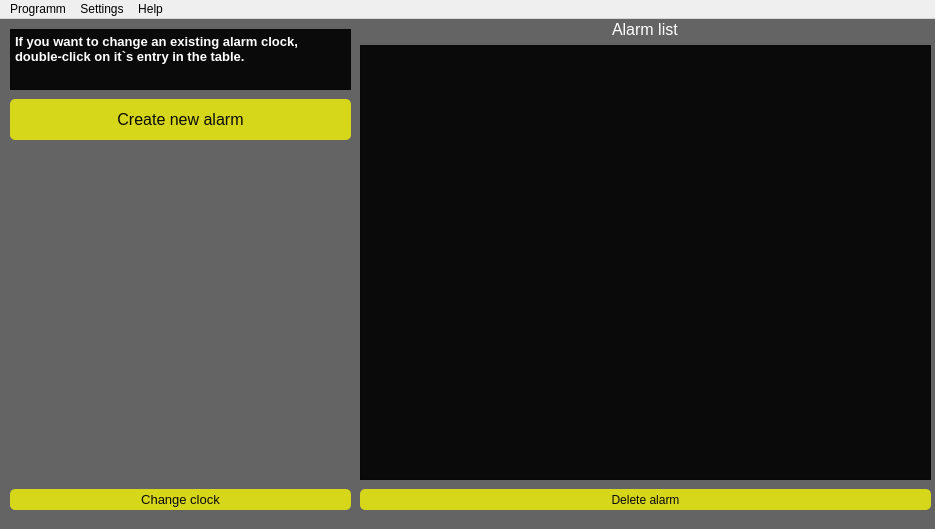
<?xml version="1.0" encoding="UTF-8"?>
<ui version="4.0">
 <class>Qt_alarm_clock</class>
 <widget class="QMainWindow" name="Qt_alarm_clock">
  <property name="geometry">
   <rect>
    <x>0</x>
    <y>0</y>
    <width>935</width>
    <height>529</height>
   </rect>
  </property>
  <property name="sizePolicy">
   <sizepolicy hsizetype="Preferred" vsizetype="Preferred">
    <horstretch>0</horstretch>
    <verstretch>0</verstretch>
   </sizepolicy>
  </property>
  <property name="baseSize">
   <size>
    <width>0</width>
    <height>0</height>
   </size>
  </property>
  <property name="windowTitle">
   <string>Qt Alarm Clock</string>
  </property>
  <property name="layoutDirection">
   <enum>Qt::LeftToRight</enum>
  </property>
  <property name="autoFillBackground">
   <bool>false</bool>
  </property>
  <property name="styleSheet">
   <string notr="true">QMainWindow {
	border-color: rgb(58, 255, 65);
	color: rgb(255, 255, 255);
	background-color: rgba(10, 10, 10, 100);
}

QMenu {
	color: rgb(255, 255, 255);
	background-color: rgb(10, 10, 10);
}

QWidget:item:selected {
	color: rgb(0, 0, 0);
    background-color: rgb(214, 214, 27);
}

QTableWidget {
	gridline-color: rgb(255, 0, 0);
	color: rgb(255, 255, 255);
	background-color: rgb(10, 10, 10);
	border-color: rgb(10, 10, 10);
}

QTableWidget::item:selected { 
	color: rgb(0, 0, 0);
	background-color: rgb(191, 186, 49);
}

QTextEdit {
	color: rgb(255, 255, 255);
	background-color: rgb(10, 10, 10);
	border-color: rgb(10, 10, 10);
}

QDateTimeEdit {
	color: rgb(255, 255, 255);
	border-style: 1px rgb(10, 10, 10);
	background-color: rgb(10, 10, 10);
	qproperty-alignment: 'AlignHCenter | AlignCenter';
	min-width: 75px;
}

QDateTimeEdit:up-button {
    background-color: transparent;
    subcontrol-origin: border;
    subcontrol-position: center right;
}

QDateTimeEdit:down-button {
    background-color: transparent;
    subcontrol-origin: border;
    subcontrol-position: center left;
}

QLineEdit {
	color: rgb(255, 0, 4);
	background-color: rgb(10, 10, 10);
    border-style: solid;
	border-color: rgb(10, 10, 60);
}

QLabel {
	background-color: rgba(10, 10, 10, 0);
	border-color: rgb(10, 10, 10);
	color: rgb(255, 255, 255);
}

QPushButton {
	color: rgb(10, 10, 10);
	background-color: rgb(214, 214, 27);
	border-style: solid;
	border-radius: 5px;
}

QPushButton:pressed {
	background-color: rgb(148, 139, 19);
}

QPushButton:hover {
	border: 1px solid rgb(160, 201, 255);
 	color: rgb(255, 255, 255);
}

QTableCornerButton::section {
  background-color: rgb(43, 43, 43);
  border: 1px transparent #32414B;
  border-radius: 0px;
}

/**/
QHeaderView {
  background-color: rgb(43, 43, 43);
  border: 0px transparent #32414B;
  padding: 0px;
  margin: 0px;
  border-radius: 0px;
}

QHeaderView:disabled {
  background-color: rgb(43, 43, 43);
  border: 1px transparent #32414B;
  padding: 2px;
}

QHeaderView::section {
  background-color: rgb(43, 43, 43);
  color: #F0F0F0;
  padding: 2px;
  border-radius: 0px;
  text-align: left;
}

QHeaderView::section:checked {
  color: #F0F0F0;
  background-color: rgb(43, 43, 43);
}

QHeaderView::section:checked:disabled {
  color: #787878;
  background-color: rgb(43, 43, 43);
}

QHeaderView::section::horizontal {
  padding-left: 4px;
  padding-right: 4px;
  border-left: 1px solid #19232D;
}

QHeaderView::section::horizontal::first, QHeaderView::section::horizontal::only-one {
  border-left: 1px solid #32414B;
}

QHeaderView::section::horizontal:disabled {
  color: #787878;
}

QHeaderView::section::vertical {
  padding-left: 4px;
  padding-right: 4px;
  border-top: 1px solid #19232D;
}

QHeaderView::section::vertical::first, QHeaderView::section::vertical::only-one {
  border-top: 1px solid #32414B;
}

QHeaderView::section::vertical:disabled {
  color: #787878;
}</string>
  </property>
  <widget class="QWidget" name="centralwidget">
   <widget class="QPushButton" name="change_clock_button">
    <property name="geometry">
     <rect>
      <x>10</x>
      <y>470</y>
      <width>341</width>
      <height>21</height>
     </rect>
    </property>
    <property name="font">
     <font>
      <pointsize>10</pointsize>
     </font>
    </property>
    <property name="text">
     <string>Change clock</string>
    </property>
   </widget>
   <widget class="QPushButton" name="add_alarm_button">
    <property name="geometry">
     <rect>
      <x>10</x>
      <y>80</y>
      <width>341</width>
      <height>41</height>
     </rect>
    </property>
    <property name="font">
     <font>
      <pointsize>12</pointsize>
     </font>
    </property>
    <property name="text">
     <string>Create new alarm</string>
    </property>
   </widget>
   <widget class="QPushButton" name="delete_alarm_button">
    <property name="geometry">
     <rect>
      <x>360</x>
      <y>470</y>
      <width>571</width>
      <height>21</height>
     </rect>
    </property>
    <property name="text">
     <string>Delete alarm</string>
    </property>
   </widget>
   <widget class="QTextEdit" name="textEdit">
    <property name="geometry">
     <rect>
      <x>10</x>
      <y>10</y>
      <width>341</width>
      <height>61</height>
     </rect>
    </property>
    <property name="html">
     <string>&lt;!DOCTYPE HTML PUBLIC &quot;-//W3C//DTD HTML 4.0//EN&quot; &quot;http://www.w3.org/TR/REC-html40/strict.dtd&quot;&gt;
&lt;html&gt;&lt;head&gt;&lt;meta name=&quot;qrichtext&quot; content=&quot;1&quot; /&gt;&lt;style type=&quot;text/css&quot;&gt;
p, li { white-space: pre-wrap; }
&lt;/style&gt;&lt;/head&gt;&lt;body style=&quot; font-family:'JetBrains Mono'; font-size:10pt; font-weight:400; font-style:normal;&quot;&gt;
&lt;p style=&quot; margin-top:0px; margin-bottom:0px; margin-left:0px; margin-right:0px; -qt-block-indent:0; text-indent:0px;&quot;&gt;&lt;span style=&quot; font-weight:600;&quot;&gt;If you want to change an existing alarm clock, double-click on it`s entry in the table.&lt;/span&gt;&lt;/p&gt;&lt;/body&gt;&lt;/html&gt;</string>
    </property>
   </widget>
   <widget class="QWidget" name="verticalLayoutWidget_3">
    <property name="geometry">
     <rect>
      <x>360</x>
      <y>0</y>
      <width>571</width>
      <height>461</height>
     </rect>
    </property>
    <layout class="QVBoxLayout" name="verticalLayout_3">
     <item>
      <layout class="QHBoxLayout" name="horizontalLayout_3">
       <item>
        <spacer name="horizontalSpacer">
         <property name="orientation">
          <enum>Qt::Horizontal</enum>
         </property>
         <property name="sizeHint" stdset="0">
          <size>
           <width>40</width>
           <height>20</height>
          </size>
         </property>
        </spacer>
       </item>
       <item>
        <widget class="QLabel" name="label_3">
         <property name="font">
          <font>
           <pointsize>12</pointsize>
           <italic>false</italic>
          </font>
         </property>
         <property name="text">
          <string>Alarm list</string>
         </property>
        </widget>
       </item>
       <item>
        <spacer name="horizontalSpacer_2">
         <property name="orientation">
          <enum>Qt::Horizontal</enum>
         </property>
         <property name="sizeHint" stdset="0">
          <size>
           <width>40</width>
           <height>20</height>
          </size>
         </property>
        </spacer>
       </item>
      </layout>
     </item>
     <item>
      <widget class="QTableWidget" name="alarms_list_table">
       <property name="enabled">
        <bool>true</bool>
       </property>
       <property name="font">
        <font>
         <pointsize>10</pointsize>
         <italic>false</italic>
        </font>
       </property>
      </widget>
     </item>
    </layout>
   </widget>
  </widget>
  <widget class="QMenuBar" name="menuBar">
   <property name="geometry">
    <rect>
     <x>0</x>
     <y>0</y>
     <width>935</width>
     <height>30</height>
    </rect>
   </property>
   <widget class="QMenu" name="menuAbout">
    <property name="title">
     <string>Programm</string>
    </property>
    <addaction name="actionQuit"/>
   </widget>
   <widget class="QMenu" name="menuMain">
    <property name="title">
     <string>Help</string>
    </property>
    <addaction name="action_About_programm"/>
   </widget>
   <widget class="QMenu" name="menuSettings">
    <property name="title">
     <string>Settings</string>
    </property>
    <addaction name="action_Themes"/>
   </widget>
   <addaction name="menuAbout"/>
   <addaction name="menuSettings"/>
   <addaction name="menuMain"/>
  </widget>
  <action name="action_About_programm">
   <property name="text">
    <string>&amp;About programm</string>
   </property>
  </action>
  <action name="actionQuit">
   <property name="text">
    <string>&amp;Quit</string>
   </property>
  </action>
  <action name="action_Themes">
   <property name="text">
    <string>&amp;Themes</string>
   </property>
  </action>
 </widget>
 <resources/>
 <connections/>
</ui>
